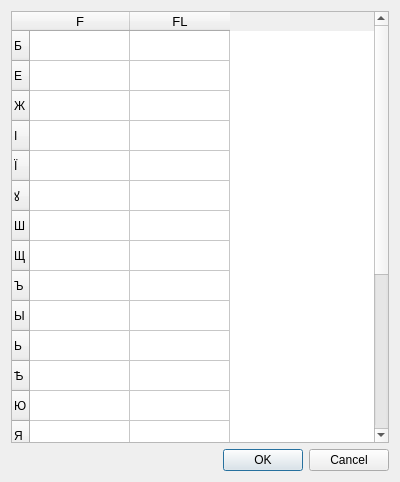
<?xml version="1.0" encoding="UTF-8"?>
<ui version="4.0">
 <class>Dialog</class>
 <widget class="QDialog" name="Dialog">
  <property name="geometry">
   <rect>
    <x>0</x>
    <y>0</y>
    <width>400</width>
    <height>482</height>
   </rect>
  </property>
  <property name="windowTitle">
   <string>Энергия букв без удельных весов</string>
  </property>
  <layout class="QVBoxLayout" name="verticalLayout">
   <item>
    <widget class="QTableWidget" name="tableWidget">
     <row>
      <property name="text">
       <string>Б</string>
      </property>
     </row>
     <row>
      <property name="text">
       <string>Е</string>
      </property>
     </row>
     <row>
      <property name="text">
       <string>Ж</string>
      </property>
     </row>
     <row>
      <property name="text">
       <string>I</string>
      </property>
     </row>
     <row>
      <property name="text">
       <string>Ї</string>
      </property>
     </row>
     <row>
      <property name="text">
       <string>ꙋ</string>
      </property>
     </row>
     <row>
      <property name="text">
       <string>Ш</string>
      </property>
     </row>
     <row>
      <property name="text">
       <string>Щ</string>
      </property>
     </row>
     <row>
      <property name="text">
       <string>Ъ</string>
      </property>
     </row>
     <row>
      <property name="text">
       <string>Ы</string>
      </property>
     </row>
     <row>
      <property name="text">
       <string>Ь</string>
      </property>
     </row>
     <row>
      <property name="text">
       <string>Ѣ</string>
      </property>
     </row>
     <row>
      <property name="text">
       <string>Ю</string>
      </property>
     </row>
     <row>
      <property name="text">
       <string>Я</string>
      </property>
     </row>
     <row>
      <property name="text">
       <string>Ѥ</string>
      </property>
     </row>
     <row>
      <property name="text">
       <string>ѡ</string>
      </property>
     </row>
     <row>
      <property name="text">
       <string>Ѧ</string>
      </property>
     </row>
     <row>
      <property name="text">
       <string>Ѫ</string>
      </property>
     </row>
     <row>
      <property name="text">
       <string>Ѩ</string>
      </property>
     </row>
     <row>
      <property name="text">
       <string>Ѭ</string>
      </property>
     </row>
     <row>
      <property name="text">
       <string>Ѵ</string>
      </property>
     </row>
     <column>
      <property name="text">
       <string>F</string>
      </property>
      <property name="toolTip">
       <string extracomment="Вес для расчета F"/>
      </property>
      <property name="font">
       <font>
        <pointsize>10</pointsize>
       </font>
      </property>
     </column>
     <column>
      <property name="text">
       <string>FL</string>
      </property>
      <property name="toolTip">
       <string extracomment="Энергия для расчта  FL"/>
      </property>
      <property name="font">
       <font>
        <pointsize>10</pointsize>
       </font>
      </property>
     </column>
     <item row="0" column="0">
      <property name="text">
       <string/>
      </property>
     </item>
     <item row="1" column="0">
      <property name="text">
       <string/>
      </property>
     </item>
     <item row="2" column="0">
      <property name="text">
       <string/>
      </property>
     </item>
     <item row="3" column="0">
      <property name="text">
       <string/>
      </property>
     </item>
    </widget>
   </item>
   <item>
    <widget class="QDialogButtonBox" name="buttonBox">
     <property name="orientation">
      <enum>Qt::Horizontal</enum>
     </property>
     <property name="standardButtons">
      <set>QDialogButtonBox::Cancel|QDialogButtonBox::Ok</set>
     </property>
    </widget>
   </item>
  </layout>
 </widget>
 <resources/>
 <connections>
  <connection>
   <sender>buttonBox</sender>
   <signal>accepted()</signal>
   <receiver>Dialog</receiver>
   <slot>accept()</slot>
   <hints>
    <hint type="sourcelabel">
     <x>248</x>
     <y>254</y>
    </hint>
    <hint type="destinationlabel">
     <x>157</x>
     <y>274</y>
    </hint>
   </hints>
  </connection>
  <connection>
   <sender>buttonBox</sender>
   <signal>rejected()</signal>
   <receiver>Dialog</receiver>
   <slot>reject()</slot>
   <hints>
    <hint type="sourcelabel">
     <x>316</x>
     <y>260</y>
    </hint>
    <hint type="destinationlabel">
     <x>286</x>
     <y>274</y>
    </hint>
   </hints>
  </connection>
 </connections>
</ui>
